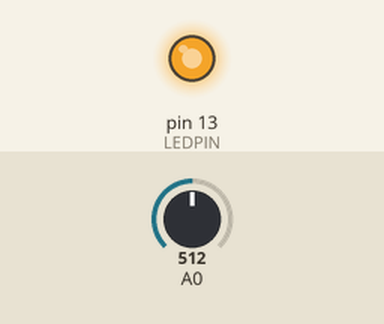
Simulated run of this sketch. Board: Arduino Uno, built with avr-gcc and run on an emulated ATmega328P. Shown: output pins drawn as LEDs (lit = HIGH). The test bench sets the inputs (shaded band); at power-on: A0 = 512. What the sketch prints to the serial monitor is not drawn.

Above: at 1.2 s.
1.3 s: A0 set to 6
At 1.8 s:
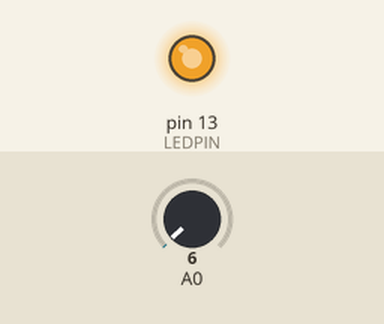
2.8 s: A0 set to 3
At 3.4 s:
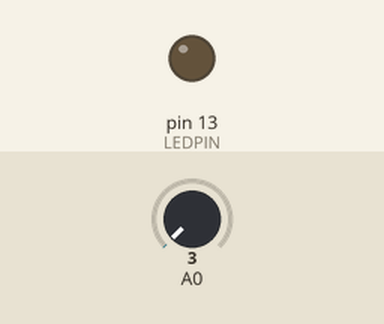
Timing chart, 0 to 5.8 s (numbered marks = the images above; inputs shaded):
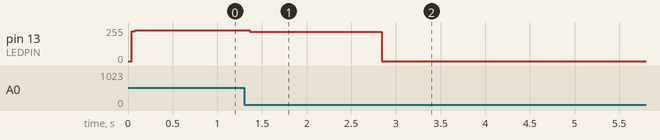

The sketch:

drumclm.ino
```cpp
/*
 * Ardrumo sketch
 *
 * Use with the Ardrumo software here:
 * <a href="http://code.google.com/p/ardrumo/" rel="nofollow"> <a href="http://code.google.com/p/ardrumo/"> <a href="http://code.google.com/p/ardrumo/">  http://code.google.com/p/ardrumo/

</a>
</a>
</a>
 * This is designed to let an Arduino act as a drum machine
 * in GarageBand (sorry, Mac OS X only).
 */

#define LEDPIN     13     // status LED pin
#define PIEZOTHRESHOLD 5  // analog threshold for piezo sensing
#define PADNUM 6          // number of pads

int val;

void setup() {
  pinMode(LEDPIN, OUTPUT);
  Serial.begin(57600);   // set serial output rate
}

void loop() {

  // Loop through each piezo and send data
  // on the serial output if the force exceeds
  // the piezo threshold
  //for(int i = 0; i < PADNUM; i++)

    val = analogRead(A0);
    if( val >= PIEZOTHRESHOLD ) {
      digitalWrite(LEDPIN,HIGH);  // indicate we're sending MIDI data
      Serial.print(3);
      Serial.print(",");
      Serial.print(val);
      Serial.println();
      digitalWrite(LEDPIN,LOW);
    }
  /*    val = analogRead(A1);
    if( val >= PIEZOTHRESHOLD ) {
      digitalWrite(LEDPIN,HIGH);  // indicate we're sending MIDI data
      Serial.print(1);
      Serial.print(",");
      Serial.print(val);
      Serial.println();
      digitalWrite(LEDPIN,LOW);
    }
      val = analogRead(A2);
    if( val >= PIEZOTHRESHOLD ) {
      digitalWrite(LEDPIN,HIGH);  // indicate we're sending MIDI data
      Serial.print(2);
      Serial.print(",");
      Serial.print(val);
      Serial.println();
      digitalWrite(LEDPIN,LOW);
    }
      val = analogRead(A3);
    if( val >= PIEZOTHRESHOLD ) {
      digitalWrite(LEDPIN,HIGH);  // indicate we're sending MIDI data
      Serial.print(3);
      Serial.print(",");
      Serial.print(val);
      Serial.println();
      digitalWrite(LEDPIN,LOW);
    }
  */
}
```

Measured:
- the behaviour switches between 5 and 4 on A0 (found by bisection; images 1 and 2)
- after the input at 1.3 s, pin 13 (LEDPIN): 231/255 → 221/255 after 0.06 s
- after the input at 2.8 s, pin 13 (LEDPIN): 221/255 → 0/255 at once
